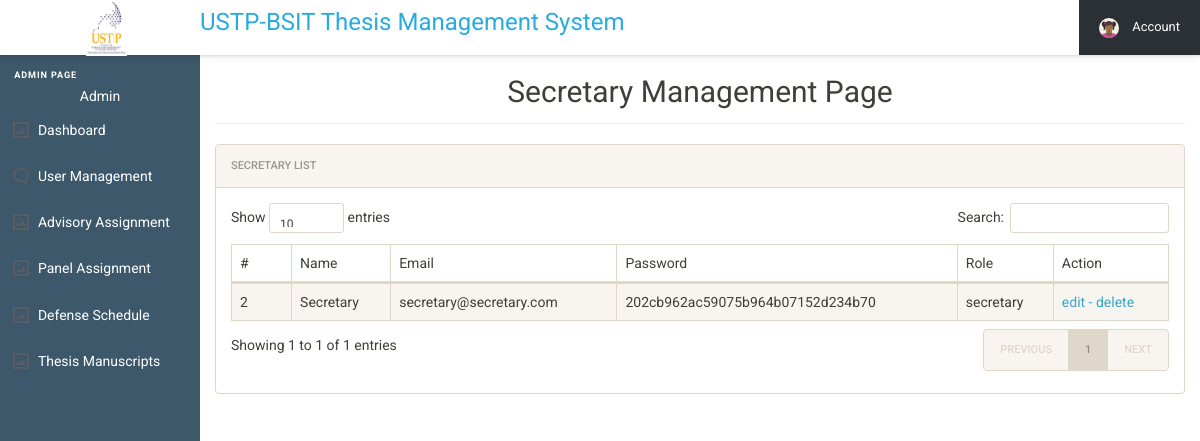
Page /user/admin/adminSideBarMenu/manageSecretary.php (signed in) on the committed database.
### tables this page shows
CREATE TABLE `users_tbl` (
  `user_id` int(11) NOT NULL,
  `name` varchar(250) NOT NULL,
  `email` varchar(250) NOT NULL,
  `userpassword` varchar(250) NOT NULL,
  `gender` text NOT NULL,
  `phone` int(25) NOT NULL,
  `type` varchar(250) DEFAULT NULL,
  `section` text DEFAULT NULL,
  `status` int(11) NOT NULL,
  `del_stat` int(11) NOT NULL
);

### user/admin/adminSideBarMenu/manageSecretary.php (the view, shortened to what this page needs)
<?php include 'admin_SESSION.php';
?>
<!DOCTYPE html>
<html lang="en">
<head>
  <link rel="stylesheet" href="../admin_assets/css/style.css">
  <link rel="stylesheet" href="../admin_css/font-awesome.min.css">
  <link rel="stylesheet" href="../admin_css/bootstrap.min.css">
  <link rel="stylesheet" href="../admin_css/bootstrap-social.css">
  <link rel="stylesheet" href="../admin_css/bootstrap-select.css">
  <link rel="stylesheet" href="../admin_css/style_dup.css">
  <link rel="stylesheet" href="../admin_css/dataTables.bootstrap.min.css">
  <link rel="stylesheet" href="../admin_css/awesome-bootstrap-checkbox.css">
</head>
<body>
  <header class="cd-main-header js-cd-main-header">
    <div class="cd-logo-wrapper">
      <div class="cd-logo"><img src="../admin_assets/img/ustp_logo.png" alt="Logo" class="ustp_logo"></div>
    </div>
    <div class="js-cd-search">
      <form>
        <center><h3 class="thesis-title">USTP-BSIT Thesis Management System</h3></center>
      </form>
    </div>
    <ul class="cd-nav__list js-cd-nav__list">
      <li class="cd-nav__item">
      <li class="cd-nav__item">
      <li class="cd-nav__item cd-nav__item--has-children cd-nav__item--account js-cd-item--has-children">
        <a href="#0">
          <img src="../admin_assets/img/cd-avatar.svg" alt="avatar">
          <span>Account</span>
        </a>
      </li>
    </ul>
  </header>
  <main class="cd-main-content">
    <nav class="cd-side-nav js-cd-side-nav">
      <ul class="cd-side__list js-cd-side__list">
        <li class="main-label">admin Page</li>
        <li class="main-label_dup" style="color:white; text-align: center;"><?php $ufunc->UserName();?></li>
        <li class="cd-side__sub-item cd-side__item cd-side__item--has-children">
          <a href="../index.php">Dashboard</a>
        </li>
        <li class="cd-side__item cd-side__item--has-children cd-side__item--comments js-cd-item--has-children">
          <a>User Management</a>
        </li>
      </ul>
      <ul class="cd-side__list js-cd-side__list">
        <li class="cd-side__sub-item cd-side__item cd-side__item--has-children">
          <a href="advisoryAssignment.php">Advisory Assignment</a>
        </li>
        <li class="cd-side__sub-item cd-side__item cd-side__item--has-children">
          <a href="panelAssignment.php">Panel Assignment</a>
        </li>
        <li class="cd-side__sub-item cd-side__item cd-side__item--has-children">
          <a href="defenseSchedule.php">Defense Schedule</a>
        </li>
        <li class="cd-side__sub-item cd-side__item cd-side__item--has-children">
          <a href="manuscript.php">Thesis Manuscripts</a>
        </li>
      </ul>
    </nav>
    <div class="content-wrapper">
      <div class="container-fluid">
        <div class="row">
          <div class="col-md-12">
            <center><h2 class="page-title">Secretary Management Page</h2></center>
            <div class="panel panel-default">
              <div class="panel-heading">Secretary List</div>
              <div class="panel-body">
                <table id="zctb" class="display table table-striped table-bordered table-hover" cellspacing="0" width="100%">
                  <thead>
                    <tr>
                      <th>#</th>
                      <th>Name</th>
                      <th>Email</th>
                      <th>Password</th>
                      <th>Role</th>
                      <th>Action</th>
                    </tr>
                  </thead>
                  <tbody>
<?php
  include '../../../includes/connect.php';
  $sql = "SELECT * from users_tbl where type = 'secretary';";
  $records = mysqli_query($conn, $sql);
  while  ($row = mysqli_fetch_object($records)) {
?>
                    <tr>
                      <td><?php echo htmlentities($row->user_id);?></td>
                      <td><?php echo htmlentities($row->name);?></td>
                      <td><?php echo htmlentities($row->email);?></td>
                      <td><?php echo htmlentities($row->userpassword);?></td>
                      <td><?php echo htmlentities($row->type);?></td>
<td>
<a href="manageStudents_Styling/editRecords.php?edit=<?php echo htmlentities($row->user_id); ?>" onclick="return confirm('Do you want to EDIT this?');"> edit - </a>
<a href="manageSecretary.php?delete=<?php echo htmlentities($row->user_id);  ?>" onclick="return confirm('Do you want to DELETE this?');"> delete</a>
</td>
                    </tr>
                    <?php } ?>
                  </tbody>
                </table>
              </div>
            </div>
          </div>
        </div>
      </div>
    </div>
  </main>
</body>
</html>

### user/admin/admin_css/style_dup.css (style rules this page uses)
html { font-size: 14px; }
@media only screen and (min-width: 480px) { html { font-size: 17px; } }
@media only screen and (min-width: 768px) { html { font-size: 14px; } }
body { font-size: 1em; }
a { color: #37a6c4; }
.panel { overflow: hidden; }
ul, li { margin: 0; padding: 0; list-style: none; }
.page-title { padding-bottom: 15px; margin-bottom: 20px; border-bottom: 1px solid #f0f0f0; }

### rows in the picture
users_tbl: user_id "2", name "Secretary", email "secretary@secretary.com", userpassword "202cb962ac59075b964b07152d234b70", type "secretary"

### other values in the picture
$username "Admin"
